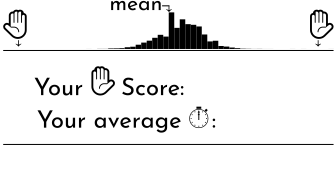
#> input picture Exhibition/printer/hist_template.png, 336 x 193 px, found by its file name
$ python imageGen.py 1.0 1.0   (older library calls are emulated)
#> lines starting #> are read from the running program, lines starting #| are printed output that depends on the picture
import argparse
from PIL import Image, ImageFont, ImageDraw

def run(pegQ, avg_time):

    # W x H
#> called with pegQ = 1, avg_time = 1
    image_size = (336, 192)

    # This is the level at which the indicator arrow will be placed
    score_indicator_y = 50

    # The x-coordinate of the arrow will be interpolated between these two points
    score_indicator_min_x = 1
    score_indicator_max_x = 328

    # These values will be based on which we shall interpolate
    score_min = -1.5
    score_max = 1.5

    # Score text start coordiantes
    pegQ_score_coords = (201, 77)
    avg_time_score_coords = (225, 109)

    # Coordinate for the complementary text
    extra_text_coords = (6, 150)

    # Complementary texts
    extra_texts = ["You're pretty quick with your\ndominant hand!"]

    # Load the font that we want to use to write onto the label
    score_font = ImageFont.truetype("printer/font/josefinsans.ttf", 24, encoding='unic')
    arrow_font = ImageFont.truetype("printer/font/arial.ttf", 18, encoding='unic')
    extra_font = ImageFont.truetype("printer/font/josefinsans.ttf", 19, encoding='unic')

    # Load the label template
    im = Image.open("printer/hist_template.png")
#> im is the input picture: PIL image 336x193 RGBA; mean R, G, B, A 239, 239, 239, 255

    draw = ImageDraw.Draw(im)

    # Draw the arrow
    # First we have to calculate the x-coordinate
    domain_size = score_max - score_min
    range_size = score_indicator_max_x - score_indicator_min_x

    # Force the pegQ to be in the allowed range that we can draw
    capped_pegQ = min(max(pegQ, score_min), score_max)

    # Simple scaling formula
    score_indicator_x = (capped_pegQ - score_min) / domain_size * range_size + score_indicator_min_x

    draw.text((score_indicator_x, score_indicator_y), "↑", font=arrow_font, fill="black")

    # Draw the scores
    hand = "right" if pegQ >=0 else "left"
    pegQ_str = hand + ",  {0:.2f}"
    draw.text(pegQ_score_coords, pegQ_str.format(pegQ), font=score_font, fill="black")

    draw.text(avg_time_score_coords, "{0:.0f} ms".format(avg_time), font=score_font, fill="black")

    # Draw the complementary text
    extra_text = "For more information, visit:"
    w, h = draw.textsize(extra_text, font=extra_font)
#> w = 258; h = 21
    draw.text(((image_size[0]-w)/2, extra_text_coords[1]), extra_text, font=extra_font, fill="black")

    extra_text = "https://neurogenetics.st-andrews.ac.uk"
    w, h = draw.textsize(extra_text, font=extra_font)
#> w = 371; h = 22
    draw.text(((image_size[0]-w)/2, extra_text_coords[1] + 21), extra_text, font=extra_font, fill="black")

    # Save the image
    im.save("printer/customLabel.png", "PNG")
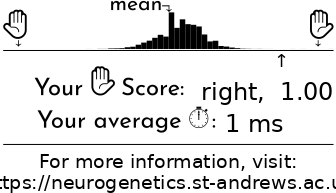
#> saved as customLabel.png: PIL image 336x193 RGBA; mean R, G, B, A 226.7, 226.7, 226.7, 255

if __name__ == "__main__":

    parser = argparse.ArgumentParser(description="Create a custom image to be printed on the ePeg labels.")
    parser.add_argument('pegQ', type=float, help="The pegQ score to be printed.")
    parser.add_argument('avg_time', type=float, help="The average time to be printed.")

    args = parser.parse_args()

    run(args.pegQ, args.avg_time)

$ run again, with Exhibition/printer/hist.png copied over Exhibition/printer/hist_template.png
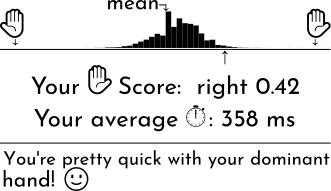
#> input picture Exhibition/printer/hist.png, 331 x 191 px, found by its file name
#> in run, im is the input picture: PIL image 331x191 RGBA; mean R, G, B, A 229.5, 229.5, 229.5, 255
#> in run, `w, h = draw.textsize(extra_text, font=extra_font)`: w = 258; h = 21
#> in run, `w, h = draw.textsize(extra_text, font=extra_font)`: w = 371; h = 22
#> in run, `im.save("printer/customLabel.png", "PNG")`:
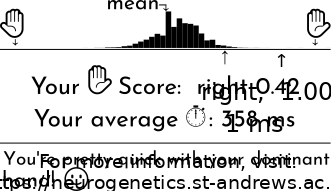
#> saved as customLabel.png: PIL image 331x191 RGBA; mean R, G, B, A 218.8, 218.8, 218.8, 255

$ run again, with Exhibition/printer/test.png copied over Exhibition/printer/hist_template.png
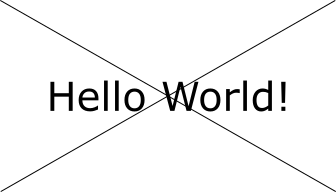
#> input picture Exhibition/printer/test.png, 336 x 192 px, found by its file name
#> in run, im is the input picture: PIL image 336x192 RGBA; mean R, G, B, A 0, 0, 0, 11.1
#> in run, `w, h = draw.textsize(extra_text, font=extra_font)`: w = 258; h = 21
#> in run, `w, h = draw.textsize(extra_text, font=extra_font)`: w = 371; h = 22
#> in run, `im.save("printer/customLabel.png", "PNG")`:
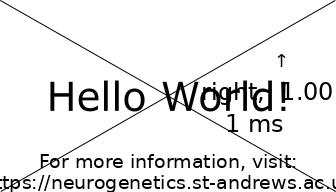
#> saved as customLabel.png: PIL image 336x192 RGBA; mean R, G, B, A 0, 0, 0, 22.9; transparent parts drawn white
